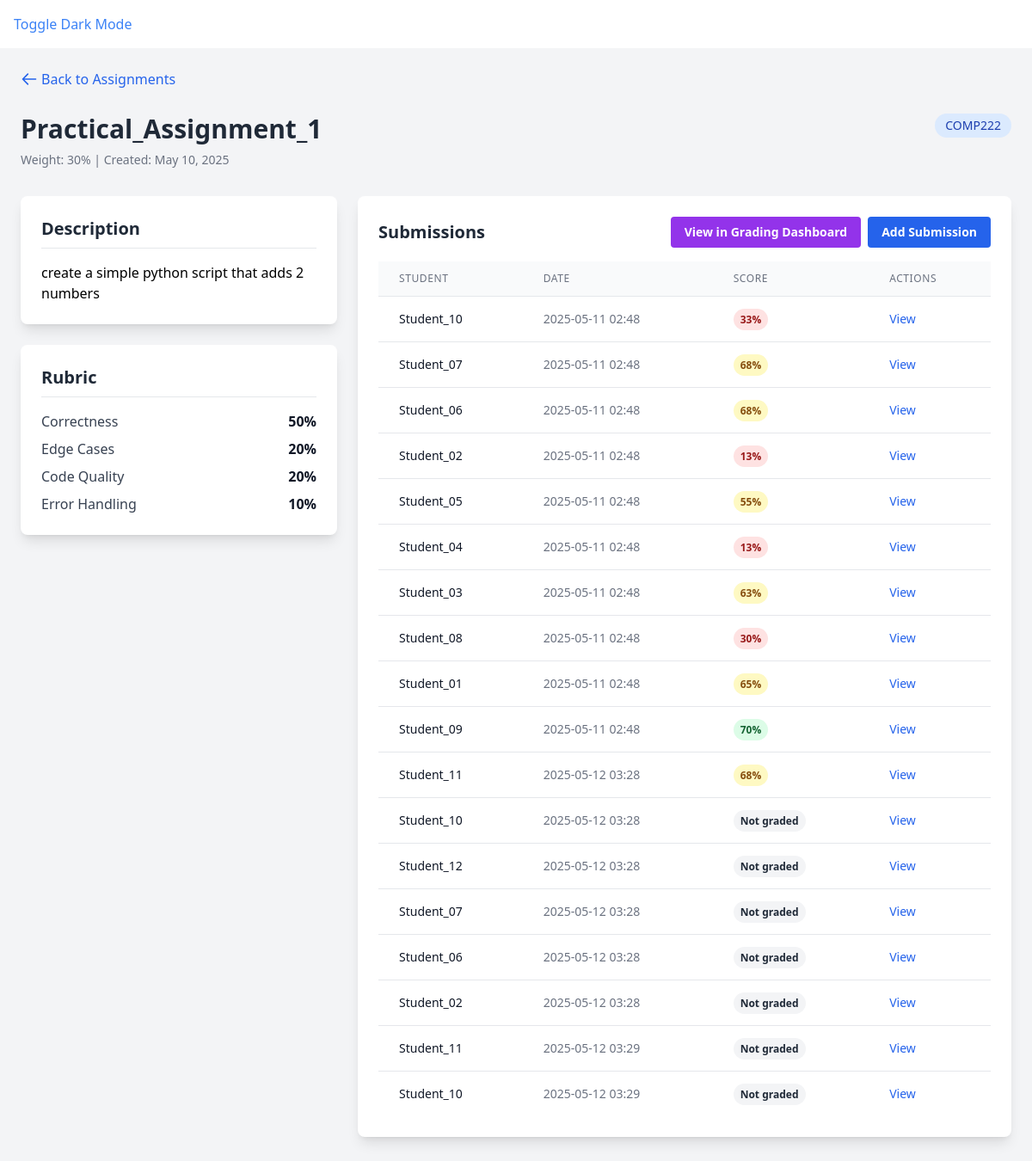
/assignment/1, run on the app's committed database.
### app.py (models this page shows, shortened)
class Assignment(db.Model):
    id = db.Column(db.Integer, primary_key=True)
    name = db.Column(db.String(100), nullable=False)
    description = db.Column(db.Text, nullable=False)
    course = db.Column(db.String(100))
    weight = db.Column(db.Integer, default=100)
    rubric = db.Column(db.JSON)
    created_at = db.Column(db.DateTime, default=datetime.datetime.utcnow)
    submissions = db.relationship('Submission', backref='assignment', lazy=True)

class Submission(db.Model):
    id = db.Column(db.Integer, primary_key=True)
    student_name = db.Column(db.String(100), nullable=False)
    student_id = db.Column(db.Integer, db.ForeignKey('student.id'), nullable=True)
    assignment_id = db.Column(db.Integer, db.ForeignKey('assignment.id'), nullable=False)
    content = db.Column(db.Text, nullable=False)
    file_path = db.Column(db.String(255), nullable=True)
    grading_breakdown = db.Column(db.JSON, nullable=True)
    submitted_at = db.Column(db.DateTime, default=datetime.datetime.utcnow)

### app.py (the view)
@app.route("/assignment/<int:assignment_id>")
def view_assignment(assignment_id):
    assignment = Assignment.query.get_or_404(assignment_id)
    submissions = Submission.query.filter_by(assignment_id=assignment_id).all()
    return render_template("assignment_detail.html", assignment=assignment, submissions=submissions)

### templates/assignment_detail.html (shortened to what this page needs)
{% extends "base.html" %}
{% block content %}
<div class="p-6 bg-gray-100 dark:bg-gray-900 min-h-screen">
  <div class="mb-6">
    <a href="{{ url_for('home') }}" class="inline-flex items-center text-blue-600 hover:text-blue-800 dark:text-blue-400 dark:hover:text-blue-300">
      <svg class="w-5 h-5 mr-1" fill="none" stroke="currentColor" viewBox="0 0 24 24" xmlns="http://www.w3.org/2000/svg">
        <path stroke-linecap="round" stroke-linejoin="round" stroke-width="2" d="M10 19l-7-7m0 0l7-7m-7 7h18"></path>
      </svg>
      Back to Assignments
    </a>
  </div>
  <div class="mb-8">
    <div class="flex justify-between items-start mb-2">
      <h1 class="text-3xl font-bold text-gray-800 dark:text-white">{{ assignment.name }}</h1>
      {% if assignment.course %}
        <span class="bg-blue-100 dark:bg-blue-900 text-blue-800 dark:text-blue-200 px-3 py-1 rounded-full text-sm">
          {{ assignment.course }}
        </span>
      {% endif %}
    </div>
    <div class="text-sm text-gray-500 dark:text-gray-400 mb-4">
      Weight: {{ assignment.weight }}% | Created: {{ assignment.created_at.strftime('%B %d, %Y') }}
    </div>
  </div>
  <div class="grid grid-cols-1 lg:grid-cols-3 gap-6">
    <div class="lg:col-span-1">
      <div class="bg-white dark:bg-gray-800 rounded-lg shadow-lg p-6 mb-6">
        <h2 class="text-xl font-bold text-gray-800 dark:text-white mb-4 border-b pb-2">Description</h2>
        <div class="prose dark:prose-invert max-w-none">
          {{ assignment.description|safe }}
        </div>
      </div>
      <div class="bg-white dark:bg-gray-800 rounded-lg shadow-lg p-6">
        <h2 class="text-xl font-bold text-gray-800 dark:text-white mb-4 border-b pb-2">Rubric</h2>
        {% if assignment.rubric %}
          <ul class="space-y-2">
            {% for criterion, points in assignment.rubric.items() %}
              <li class="flex justify-between">
                <span class="text-gray-700 dark:text-gray-300">{{ criterion }}</span>
                <span class="font-semibold text-gray-900 dark:text-white">{{ points }}%</span>
              </li>
            {% endfor %}
          </ul>
        {% else %}
          <p class="text-gray-500 dark:text-gray-400">No rubric defined for this assignment.</p>
        {% endif %}
      </div>
    </div>
    <div class="lg:col-span-2">
      <div class="bg-white dark:bg-gray-800 rounded-lg shadow-lg p-6">
        <div class="flex justify-between items-center mb-4">
          <h2 class="text-xl font-bold text-gray-800 dark:text-white">Submissions</h2>
          <div class="flex space-x-2">
            <a href="{{ url_for('grading_dashboard') }}?assignment_id={{ assignment.id }}"
               class="bg-purple-600 hover:bg-purple-700 text-white text-sm font-semibold py-2 px-4 rounded transition">
              View in Grading Dashboard
            </a>
            <button
              class="bg-blue-600 hover:bg-blue-700 text-white text-sm font-semibold py-2 px-4 rounded transition"
              id="addSubmissionBtn">
              Add Submission
            </button>
          </div>
        </div>
        {% if submissions %}
          <div class="overflow-x-auto">
            <table class="min-w-full divide-y divide-gray-200 dark:divide-gray-700">
              <thead class="bg-gray-50 dark:bg-gray-700">
                <tr>
                  <th class="px-6 py-3 text-left text-xs font-medium text-gray-500 dark:text-gray-300 uppercase tracking-wider">Student</th>
                  <th class="px-6 py-3 text-left text-xs font-medium text-gray-500 dark:text-gray-300 uppercase tracking-wider">Date</th>
                  <th class="px-6 py-3 text-left text-xs font-medium text-gray-500 dark:text-gray-300 uppercase tracking-wider">Score</th>
                  <th class="px-6 py-3 text-left text-xs font-medium text-gray-500 dark:text-gray-300 uppercase tracking-wider">Actions</th>
                </tr>
              </thead>
              <tbody class="bg-white dark:bg-gray-800 divide-y divide-gray-200 dark:divide-gray-700">
                {% for submission in submissions %}
                  <tr class="hover:bg-gray-50 dark:hover:bg-gray-700">
                    <td class="px-6 py-4 whitespace-nowrap text-sm font-medium text-gray-900 dark:text-white">
                      {{ submission.student_name }}
                    </td>
                    <td class="px-6 py-4 whitespace-nowrap text-sm text-gray-500 dark:text-gray-300">
                      {{ submission.submitted_at.strftime('%Y-%m-%d %H:%M') }}
                    </td>
                    <td class="px-6 py-4 whitespace-nowrap text-sm text-gray-500 dark:text-gray-300">
                      {% if submission.grading_breakdown %}
                        {% set total_score = submission.grading_breakdown.get('scores', {}).get('total', submission.grading_breakdown.get('total', 0)) %}
                        <span class="px-2 py-1 text-xs font-semibold rounded-full
                          {% if total_score >= 70 %}
                            bg-green-100 dark:bg-green-800 text-green-800 dark:text-green-100
                          {% elif total_score >= 50 %}
                            bg-yellow-100 dark:bg-yellow-800 text-yellow-800 dark:text-yellow-100
                          {% else %}
                            bg-red-100 dark:bg-red-800 text-red-800 dark:text-red-100
                          {% endif %}
                        ">
                          {{ total_score }}%
                        </span>
                      {% else %}
                        <span class="px-2 py-1 text-xs font-semibold rounded-full bg-gray-100 dark:bg-gray-600 text-gray-800 dark:text-gray-100">
                          Not graded
                        </span>
                      {% endif %}
                    </td>
                    <td class="px-6 py-4 whitespace-nowrap text-sm text-gray-500 dark:text-gray-300">
                      <button
                        class="text-blue-600 hover:text-blue-900 dark:text-blue-400 dark:hover:text-blue-300"
                        onclick="viewSubmission('{{ submission.id }}')">
                        View
                      </button>
                    </td>
                  </tr>
                {% endfor %}
              </tbody>
            </table>
          </div>
        {% endif %}
      </div>
    </div>
  </div>
</div>
{% endblock %}

### templates/base.html (shortened to what this page needs)
<!DOCTYPE html>
<html lang="en" class="transition-colors duration-300">
<head>
    <script src="https://cdn.tailwindcss.com"></script>
    </head>
<body class="bg-white dark:bg-gray-900 text-black dark:text-white">
    <header class="p-4">
      <button id="darkModeToggle" class="text-blue-500 hover:underline">Toggle Dark Mode</button>
    </header>
    <main>
      {% block content %}{% endblock %}
    </main>
</body>
</html>

### data on the page
Assignment: name "Practical_Assignment_1", course "COMP222", weight "30", created_at "May 10, 2025", description "create a simple python script that adds 2 numbers"
Submission: student_name "Student_10", submitted_at "2025-05-11 02:48", total_score "33"
Submission: student_name "Student_07", submitted_at "2025-05-11 02:48", total_score "68"
Submission: student_name "Student_06", submitted_at "2025-05-11 02:48", total_score "68"
Submission: student_name "Student_02", submitted_at "2025-05-11 02:48", total_score "13"
Submission: student_name "Student_05", submitted_at "2025-05-11 02:48", total_score "55"
Submission: student_name "Student_04", submitted_at "2025-05-11 02:48", total_score "13"
Submission: student_name "Student_03", submitted_at "2025-05-11 02:48", total_score "63"
Submission: student_name "Student_08", submitted_at "2025-05-11 02:48", total_score "30"
Submission: student_name "Student_01", submitted_at "2025-05-11 02:48", total_score "65"
Submission: student_name "Student_09", submitted_at "2025-05-11 02:48", total_score "70"
Submission: student_name "Student_11", submitted_at "2025-05-12 03:28", total_score "68"
Submission: student_name "Student_10", submitted_at "2025-05-12 03:28", shows "Not graded"
Submission: student_name "Student_12", submitted_at "2025-05-12 03:28", shows "Not graded"
Submission: student_name "Student_07", submitted_at "2025-05-12 03:28", shows "Not graded"
Submission: student_name "Student_06", submitted_at "2025-05-12 03:28", shows "Not graded"
Submission: student_name "Student_02", submitted_at "2025-05-12 03:28", shows "Not graded"
Submission: student_name "Student_11", submitted_at "2025-05-12 03:29", shows "Not graded"
Submission: student_name "Student_10", submitted_at "2025-05-12 03:29", shows "Not graded"

### other printed values
{{ criterion }} "Correctness" "Edge Cases" "Code Quality" "Error Handling"
{{ points }} "50" "20" "20" "10"
